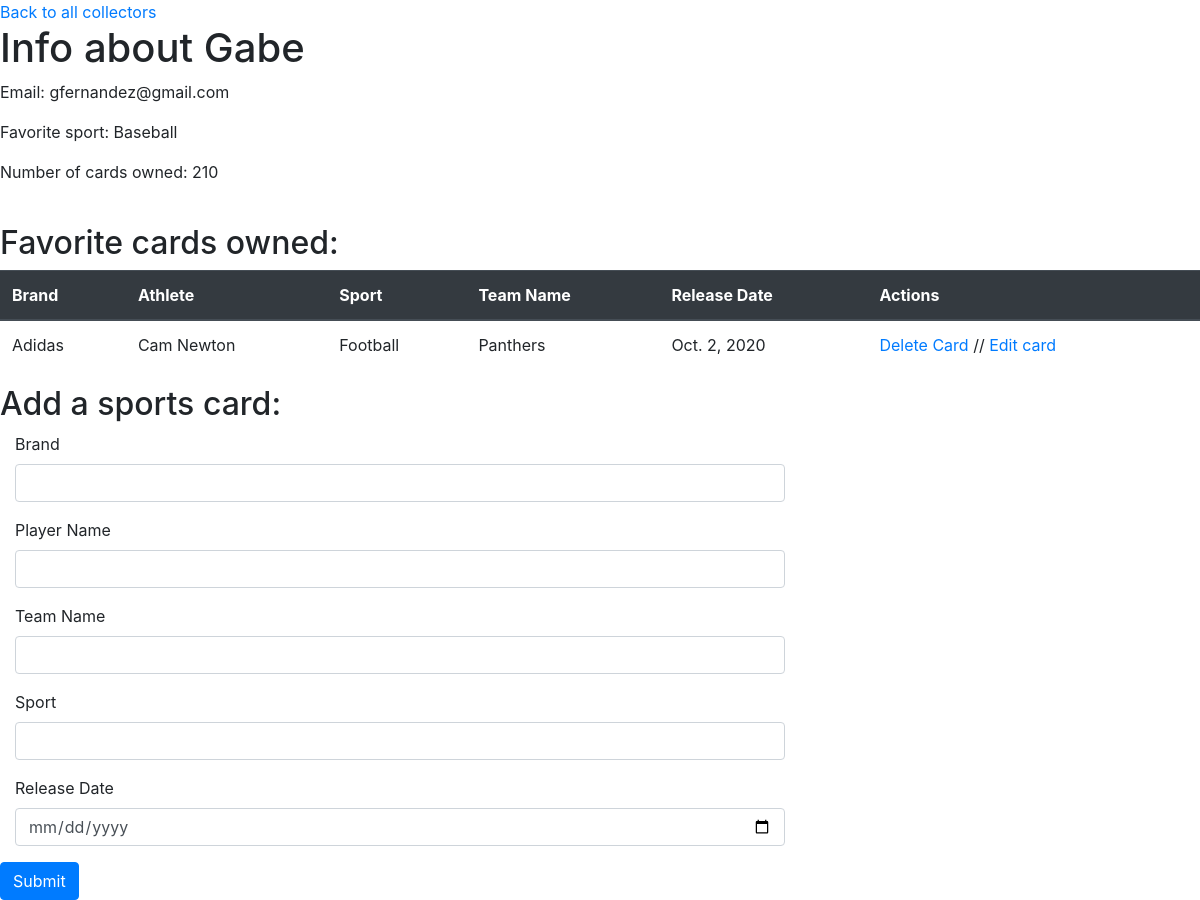
Page /collectors/7 on the committed database.
### main/models.py (models this page shows)
class User(models.Model):
    first_name=models.CharField(max_length=100)
    last_name=models.CharField(max_length=100)
    email=models.EmailField(unique=True)
    favorite_sport=models.TextField()
    number_of_cards_owned=models.IntegerField()
    created_at=models.DateTimeField(auto_now_add=True)
    updated_at=models.DateTimeField(auto_now=True)

class Card(models.Model):
    brand=models.CharField(max_length=50)
    player_name=models.CharField(max_length=100)
    sport=models.CharField(max_length=50)
    team_name=models.CharField(max_length=50)
    release_date=models.DateField(default="2020-04-14")
    created_at=models.DateTimeField(auto_now_add=True)
    updated_at=models.DateTimeField(auto_now=True)
    owner= models.ForeignKey(User, on_delete=models.CASCADE, related_name="cards")
    objects = CardManager()

### main/views.py (the view)
# urls.py: path("collectors/<int:user_id>", views. show_collector_page),
def show_collector_page(request, user_id):
    context={
        "user": User.objects.get(id=user_id),
        "cards": Card.objects.all()
    }
    return render(request, "show-user.html", context)

### main/templates/show-user.html (shortened to what this page needs)
<!DOCTYPE html>
<html lang="en">
<head>
    <link rel="stylesheet" href="https://stackpath.bootstrapcdn.com/bootstrap/4.5.2/css/bootstrap.min.css">
</head>
<body>
    <a href="/collectors">Back to all collectors</a>
    <h1>Info about {{user.first_name}} </h1>
    <p>Email: {{user.email}}</p>
    <p>Favorite sport: {{user.favorite_sport}}</p>
    <p>Number of cards owned: {{user.number_of_cards_owned}}</p>
    <br>
    <h2>Favorite cards owned:</h2>
    <table class="table">
        <thead class="thead-dark">
            <tr>
                <th scope="col">Brand</th>
                <th scope="col">Athlete</th>
                <th scope="col">Sport</th>
                <th scope="col">Team Name</th>
                <th scope="col">Release Date</th>
                <th scope="col">Actions</th>
            </tr>
        </thead>
        <tbody>
            {% for card in user.cards.all %}
            <tr>
                <td>{{card.brand}}</td>
                <td>{{card.player_name}}</td>
                <td>{{card.sport}}</td>
                <td>{{card.team_name}}</td>
                <td>{{card.release_date}}</td>
                <td>
                    <a href="/collectors/{{user.id}}/cards/{{card.id}}/delete">Delete Card</a> //
                    <a href="/cards/{{card.id}}/edit">Edit card</a>
                </td>
            </tr>
            {% endfor %}
        </tbody>
    </table>
        <h2>Add a sports card:</h2>
        <form action="/collectors/{{user.id}}/cards/create" method="POST">
            <div class="form-group col-sm-8">
                <label>Brand</label>
                <input type="text" class="form-control" name="brand">
            </div>
            <div class="form-group col-sm-8">
                <label>Player Name</label>
                <input type="text" class="form-control" name="player_name">
            </div>
            <div class="form-group col-sm-8">
                <label>Team Name</label>
                <input type="text" class="form-control" name="team_name">
            </div>
            <div class="form-group col-sm-8">
                <label>Sport</label>
                <input type="text" class="form-control" name="sport">
            </div>
            <div class="form-group col-sm-8">
                <label>Release Date</label>
                <input type="date" class="form-control" name="release_date">
            </div>
            <button class="btn btn-primary">Submit</button>
        </form>
</body>
</html>

### rows in the picture
User: first_name "Gabe", email "gfernandez@gmail.com", favorite_sport "Baseball", number_of_cards_owned "210"
Card: brand "Adidas", player_name "Cam Newton", sport "Football", team_name "Panthers", release_date "Oct. 2, 2020"
